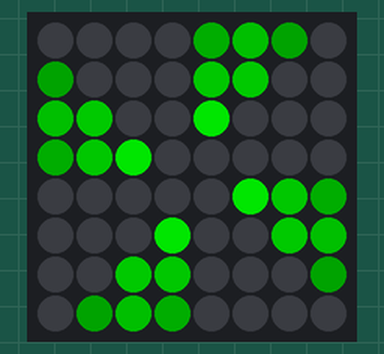
Bench run of a program on a simulated Raspberry Pi Pico running CircuitPython. Parts: 8×8 RGB LED matrix (first LED top left, wired row by row). Dim RGB values are drawn brighter than linear.

Above: at 0.06 s.
At 4.96 s:
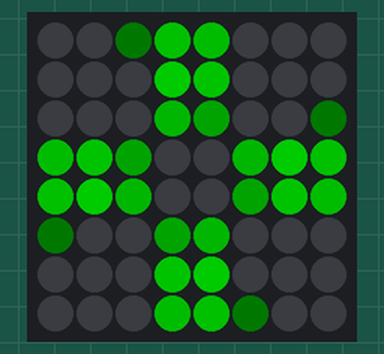
At 9.98 s:
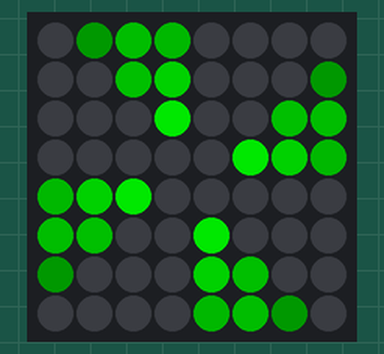
At 19.9 s:
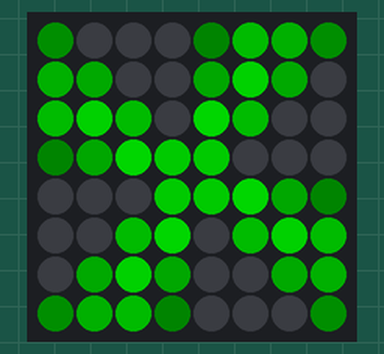
At 29.81 s:
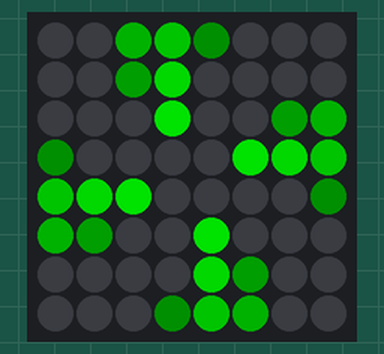
At 39.85 s:
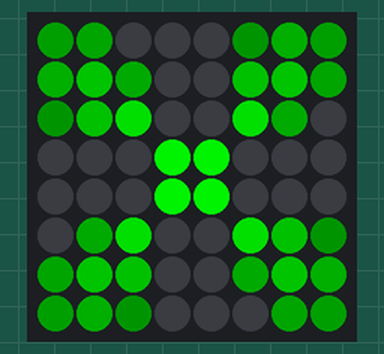

The program:

code.py-fan.py
```python
import board
import neopixel
import time
import math

# Configuration de la matrice
LED_WIDTH = 8
LED_HEIGHT = 8
NUM_PIXELS = LED_WIDTH * LED_HEIGHT

# Création de l'objet neopixel
pixels = neopixel.NeoPixel(board.GP0, NUM_PIXELS, auto_write=False)

def fan_blade(x, y, t):
    # Calcul de l'angle par rapport au centre de la matrice
    dx = x - (LED_WIDTH - 1) / 2.0
    dy = y - (LED_HEIGHT - 1) / 2.0
    angle = math.atan2(dy, dx)
    # Calcul de la distance par rapport au centre
    dist = math.sqrt(dx * dx + dy * dy)
    # Calcul de la luminosité en fonction de l'angle, du temps et de la distance
    brightness = math.sin(4.0 * (angle - t)) * (1.0 - dist / (math.sqrt(2) * LED_WIDTH / 2.0))
    if brightness > 0:  # Si la luminosité est positive, allumer la LED
        r = 0  # Pas de composante rouge
        g = int(brightness * 255)  # Composante verte
        b = 0  # Pas de composante bleue
    else:  # Sinon, éteindre la LED
        r = 0
        g = 0
        b = 0
    return (r, g, b)

def draw_matrix(t):
    for i in range(NUM_PIXELS):
        # Calcul des coordonnées x et y dans la matrice
        x = i % LED_WIDTH
        y = i // LED_WIDTH
        # Calcul de la couleur du pixel
        color = fan_blade(x, y, t)
        # Définition de la couleur du pixel
        pixels[i] = color
    # Mise à jour de la matrice
    pixels.show()

t = 0.0
while True:
    draw_matrix(t)
    time.sleep(0.1)
    t += 0.1
```
